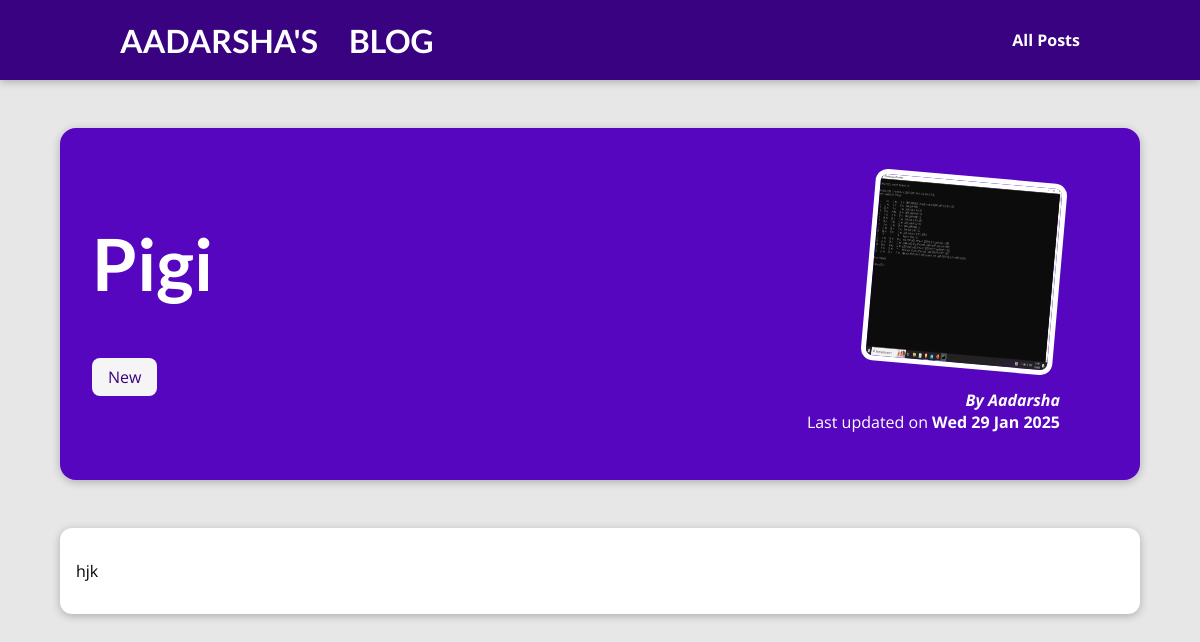
The app's page /posts/pigi_don, older data.
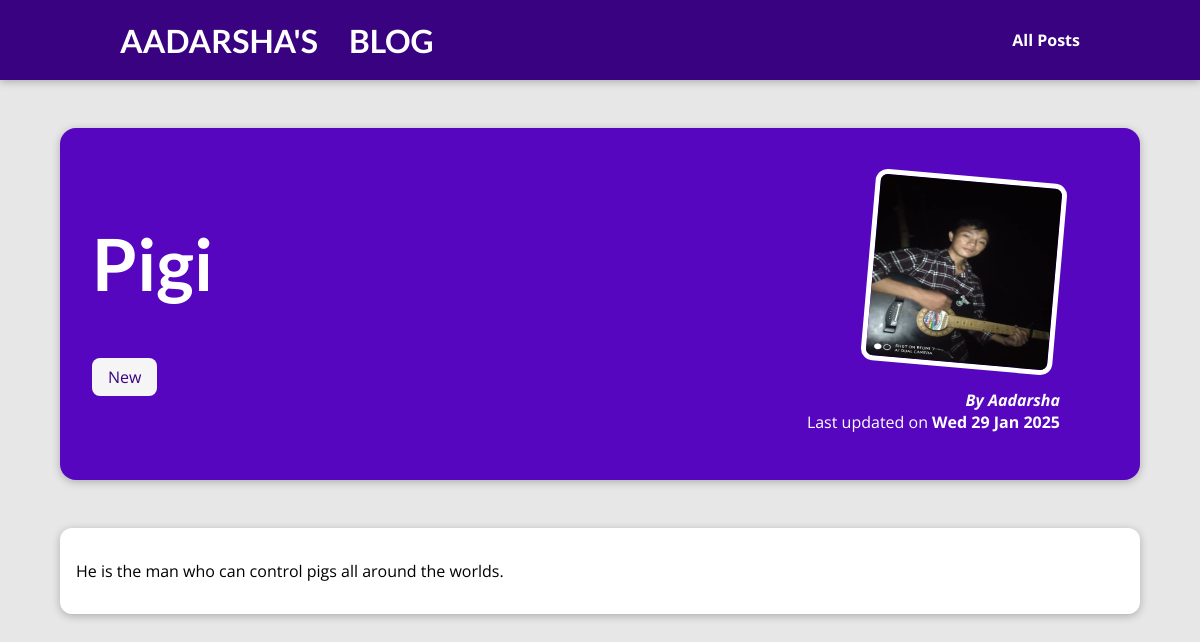
The same page, newer data.
### blog/models.py (models this page shows, shortened)
class Post(models.Model):
    title=models.CharField(max_length=50)
    slug=models.SlugField(default="",null=True,unique=True)
    date =models.DateField()
    image=models.ImageField(upload_to="Posts",null=True)
    excerpt=models.CharField(default="",null=True,max_length=300)
    content=models.TextField(1000)
    author=models.ForeignKey(Author,default="unknown",on_delete=models.SET_DEFAULT)
    tag=models.ManyToManyField(Tag)

class Tag(models.Model):
    caption=models.CharField(max_length=20)

class Author(models.Model):
    first_name=models.CharField( max_length=50)
    last_name= models.CharField(max_length=50)
    email  =  models.EmailField( max_length=254)
    def __str__(self):
        return f"{self.first_name}"

### blog/views.py (the view)
# urls.py: path("posts/<slug:slug>",views.post_detail,name="post-detail-page")   # the dynamic link is called slug
def post_detail(request,slug):
    identified_post = get_object_or_404(Post, slug=slug)
    return render(request,"blog/post-detail.html",{
        "post":identified_post
    })

### blog/templates/blog/post-detail.html (shortened to what this page needs)
{% extends "base.html" %}
{% load static %}
{% block css_files%}
<link rel="stylesheet" href="{% static "blog/post-detail.css" %}">
{% endblock css_files%}
{% block contain %}
    <section id="summary">
        <h2>{{post.title}} </h2>
        <div>
            {% for tags in post.tag.all %}
            <span class="tag">{{tags.caption.title}}</span>
            {% endfor %}
        </div>
        <article>
            <img src="{{post.image.url}}" alt="{{post.title}}">
            <address>By <a href="mailto:{{post.author.email}}">{{post.author|title}}</a></address>
            <div>
                Last updated on <time>{{post.date|date:" D d M Y"}}</time>
            </div>
        </article>
    </section>
    <main>
        <p>{{post.content|linebreaks}}</p>
    </main>
{% endblock contain %}

### templates/base.html (shortened to what this page needs)
{% load static %}
<!DOCTYPE html>
<html lang="en">
<head>
    {% block css_files%}{% endblock css_files %}
    <link rel="stylesheet" href="{% static "app.css" %}">
</head>
<body>
    <header id="main-navigation">
        <h1><a href="{% url "starting-page" %}">AADARSHA'S &nbsp; &nbsp; BLOG</a></h1>
        <nav>
            <a href="{% url "posts-page" %}">All Posts</a>
        </nav>
    </header>
    {% block contain %}{% endblock contain  %}
</body>
</html>

### blog/static/blog/post-detail.css (style rules this page uses)
body { background-color: #e7e7e7; }
#main-navigation { background-color: #390281; box-shadow: 0 2px 8px rgba(0, 0, 0, 0.25); }
#summary { margin: 8rem auto 3rem auto; padding: 2rem; width: 90%; max-width: 90rem; border-radius: 16px; background-color: #5706c0; position: relative; box-shadow: 0 2px 8px rgba(0, 0, 0, 0.25); height: 22rem; }
#summary h2 { color: white; font-size: 4.5rem; }
#summary article { position: absolute; top: 2rem; right: 3rem; padding: 1rem 2rem; border-radius: 12px; text-align: right; color: white; }
#summary article img { width: 12rem; height: 12rem; border-radius: 12px; transform: rotateZ(5deg); border: 5px solid white; margin-bottom: 1rem; }
#summary address { font-weight: bold; }
#summary a { color: white !important; text-decoration:none ; }
#summary time { font-weight: bold; }
main { width : 90%; max-width: 90rem; margin: 3rem auto; background-color: white; padding: 1rem; border-radius: 12px; box-shadow: 0 2px 8px rgba(0, 0, 0, 0.25); }
.tag { background-color: whitesmoke; color: #390281; padding: 0.5rem 1rem; border-radius: 8px; }

### static/app.css (style rules this page uses)
* { box-sizing: border-box; }
html { font-family: 'Open Sans', 'Lato', sans-serif; }
body { margin: 0; }
h1, h2, h3 { font-family: 'Lato', sans-serif; font-weight: bold; }
#main-navigation { width: 100%; height: 5rem; display: flex; justify-content: space-between; align-items: center; padding: 0 10%; position: absolute; top: 0; left: 0; }
#main-navigation a { text-decoration: none; color: white; font-weight: bold; }

Row changes from the older to the newer data that the page shows:
changed Post "Pigi": image: a different picture; content "hjk" → "He is the man who can control pigs all around the worlds."
